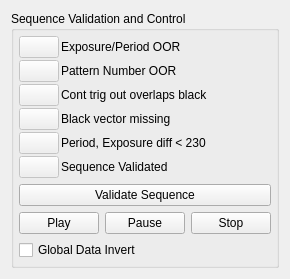
                <widget class="QWidget" name="tab">
                 <attribute name="title">
                  <string>Pattern Sequence Start/Stop/Pause</string>
                 </attribute>
                 <layout class="QFormLayout" name="formLayout_14">
                  <item row="0" column="0">
                   <widget class="QGroupBox" name="groupBox_PatSeqCtrl">
                    <property name="sizePolicy">
                     <sizepolicy hsizetype="Minimum" vsizetype="Minimum">
                      <horstretch>0</horstretch>
                      <verstretch>0</verstretch>
                     </sizepolicy>
                    </property>
                    <property name="title">
                     <string>Sequence Validation and Control</string>
                    </property>
                    <layout class="QGridLayout" name="gridLayout_26">
                     <property name="leftMargin">
                      <number>5</number>
                     </property>
                     <property name="topMargin">
                      <number>5</number>
                     </property>
                     <property name="rightMargin">
                      <number>5</number>
                     </property>
                     <property name="bottomMargin">
                      <number>5</number>
                     </property>
                     <item row="0" column="0">
                      <layout class="QFormLayout" name="formLayout_5">
                       <property name="fieldGrowthPolicy">
                        <enum>QFormLayout::AllNonFixedFieldsGrow</enum>
                       </property>
                       <property name="horizontalSpacing">
                        <number>2</number>
                       </property>
                       <property name="verticalSpacing">
                        <number>2</number>
                       </property>
                       <item row="0" column="0">
                        <widget class="QPushButton" name="pushButton_PatSeqValIndExpOOR">
                         <property name="enabled">
                          <bool>false</bool>
                         </property>
                         <property name="acceptDrops">
                          <bool>false</bool>
                         </property>
                         <property name="text">
                          <string/>
                         </property>
                         <property name="icon">
                          <iconset resource="Lcr2.qrc">
                           <normaloff>:/new/prefix1/Icons/Led_R.png</normaloff>:/new/prefix1/Icons/Led_R.png</iconset>
                         </property>
                        </widget>
                       </item>
                       <item row="0" column="1">
                        <widget class="QLabel" name="label_PatSeqValIndExpOOR">
                         <property name="text">
                          <string>Exposure/Period OOR</string>
                         </property>
                        </widget>
                       </item>
                       <item row="1" column="0">
                        <widget class="QPushButton" name="pushButton_PatSeqValIndPatNumOOR">
                         <property name="enabled">
                          <bool>false</bool>
                         </property>
                         <property name="acceptDrops">
                          <bool>false</bool>
                         </property>
                         <property name="text">
                          <string/>
                         </property>
                         <property name="icon">
                          <iconset resource="Lcr2.qrc">
                           <normaloff>:/new/prefix1/Icons/Led_R.png</normaloff>:/new/prefix1/Icons/Led_R.png</iconset>
                         </property>
                        </widget>
                       </item>
                       <item row="1" column="1">
                        <widget class="QLabel" name="label_PatSeqValIndPatNumOOR">
                         <property name="text">
                          <string>Pattern Number OOR</string>
                         </property>
                        </widget>
                       </item>
                       <item row="2" column="0">
                        <widget class="QPushButton" name="pushButton_PatSeqValIndTrigOutOverlap">
                         <property name="enabled">
                          <bool>false</bool>
                         </property>
                         <property name="acceptDrops">
                          <bool>false</bool>
                         </property>
                         <property name="text">
                          <string/>
                         </property>
                         <property name="icon">
                          <iconset>
                           <normaloff>../../temp_files/LightCrafter4500_GUI_2.0_Source/GUI/Icons/Led_Y.png</normaloff>../../temp_files/LightCrafter4500_GUI_2.0_Source/GUI/Icons/Led_Y.png</iconset>
                         </property>
                        </widget>
                       </item>
                       <item row="2" column="1">
                        <widget class="QLabel" name="label_PatSeqValIndTrigOutOverlap">
                         <property name="text">
                          <string>Cont trig out overlaps black</string>
                         </property>
                        </widget>
                       </item>
                       <item row="3" column="0">
                        <widget class="QPushButton" name="pushButton_PatSeqValIndBlkVecMiss">
                         <property name="enabled">
                          <bool>false</bool>
                         </property>
                         <property name="acceptDrops">
                          <bool>false</bool>
                         </property>
                         <property name="text">
                          <string/>
                         </property>
                         <property name="icon">
                          <iconset resource="Lcr2.qrc">
                           <normaloff>:/new/prefix1/Icons/Led_Y.png</normaloff>:/new/prefix1/Icons/Led_Y.png</iconset>
                         </property>
                        </widget>
                       </item>
                       <item row="3" column="1">
                        <widget class="QLabel" name="label_PatSeqValIndBlkVecMiss">
                         <property name="text">
                          <string>Black vector missing</string>
                         </property>
                        </widget>
                       </item>
                       <item row="4" column="0">
                        <widget class="QPushButton" name="pushButton_PatSeqValPatPeriodShort">
                         <property name="enabled">
                          <bool>false</bool>
                         </property>
                         <property name="acceptDrops">
                          <bool>false</bool>
                         </property>
                         <property name="text">
                          <string/>
                         </property>
                         <property name="icon">
                          <iconset resource="Lcr2.qrc">
                           <normaloff>:/new/prefix1/Icons/Led_Y.png</normaloff>:/new/prefix1/Icons/Led_Y.png</iconset>
                         </property>
                        </widget>
                       </item>
                       <item row="4" column="1">
                        <widget class="QLabel" name="label_PatSeqValPatPeriodShort">
                         <property name="text">
                          <string>Period, Exposure diff &lt; 230</string>
                         </property>
                        </widget>
                       </item>
                       <item row="5" column="1">
                        <widget class="QLabel" name="label_PatSeqValStatus">
                         <property name="text">
                          <string>Sequence Validated</string>
                         </property>
                        </widget>
                       </item>
                       <item row="5" column="0">
                        <widget class="QPushButton" name="pushButton_PatSeqValStatus">
                         <property name="enabled">
                          <bool>false</bool>
                         </property>
                         <property name="acceptDrops">
                          <bool>false</bool>
                         </property>
                         <property name="text">
                          <string/>
                         </property>
                         <property name="icon">
                          <iconset resource="Lcr2.qrc">
                           <normaloff>:/new/prefix1/Icons/Led_G.png</normaloff>
                           <disabledoff>:/new/prefix1/Icons/Led_R.png</disabledoff>
                           <disabledon>:/new/prefix1/Icons/Led_R.png</disabledon>:/new/prefix1/Icons/Led_G.png</iconset>
                         </property>
                        </widget>
                       </item>
                      </layout>
                     </item>
                     <item row="1" column="0">
                      <widget class="QPushButton" name="pushButton_ValidatePatSeq">
                       <property name="text">
                        <string>Validate Sequence</string>
                       </property>
                      </widget>
                     </item>
                     <item row="2" column="0">
                      <layout class="QHBoxLayout" name="horizontalLayout_38">
                       <item>
                        <widget class="QPushButton" name="pushButton_PatSeqCtrlStart">
                         <property name="text">
                          <string>Play</string>
                         </property>
                        </widget>
                       </item>
                       <item>
                        <widget class="QPushButton" name="pushButton_PatSeqCtrlPause">
                         <property name="text">
                          <string>Pause</string>
                         </property>
                        </widget>
                       </item>
                       <item>
                        <widget class="QPushButton" name="pushButton_PatSeqCtrlStop">
                         <property name="text">
                          <string>Stop</string>
                         </property>
                        </widget>
                       </item>
                      </layout>
                     </item>
                     <item row="3" column="0">
                      <layout class="QHBoxLayout" name="horizontalLayout_35">
                       <item>
                        <widget class="QCheckBox" name="checkBox_PatSeqCtrlGlobalDataInvert">
                         <property name="toolTip">
                          <string>&lt;html&gt;&lt;head/&gt;&lt;body&gt;&lt;p&gt;If set, will invert data for all patterns - i.e., data value 0 will turn ON the mirror and value 1 will turn off the mirror.&lt;/p&gt;&lt;/body&gt;&lt;/html&gt;</string>
                         </property>
                         <property name="text">
                          <string>Global Data Invert</string>
                         </property>
                        </widget>
                       </item>
                       <item>
                        <spacer name="horizontalSpacer_32">
                         <property name="orientation">
                          <enum>Qt::Horizontal</enum>
                         </property>
                         <property name="sizeHint" stdset="0">
                          <size>
                           <width>40</width>
                           <height>20</height>
                          </size>
                         </property>
                        </spacer>
                       </item>
                      </layout>
                     </item>
                    </layout>
                   </widget>
                  </item>
                 </layout>
                </widget>
